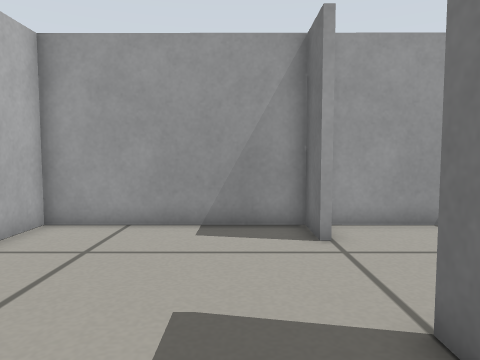
View 1 (above)

19 first-person views from a walk through a robot-simulator world made for Gazebo. The camera is 0.37 m above the floor, tilts 4° down and sees 70° across. The floor is counted in squares, 0.2 m on a side. Each view is taken from the middle of a square. On the plan, view 1 faces up. The plan holds only what a view shows up to about 17 squares ahead; the rest is blank.

View 2
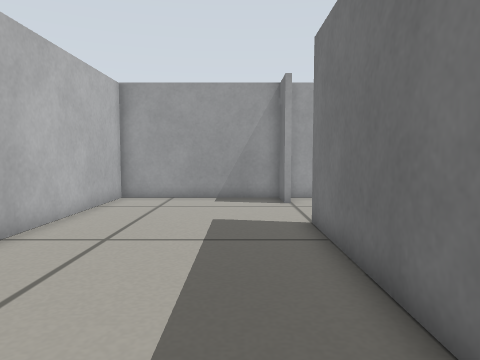

View 3
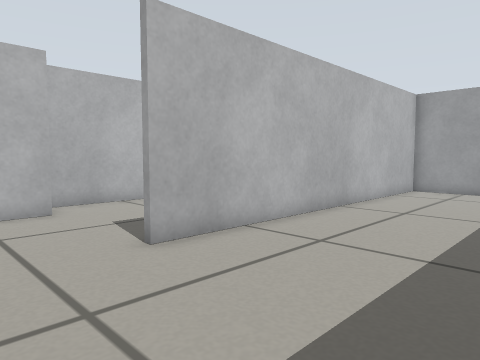

View 4
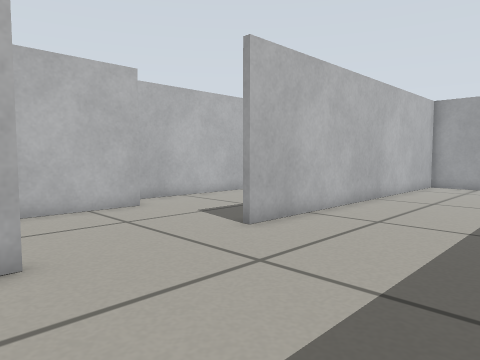

View 5
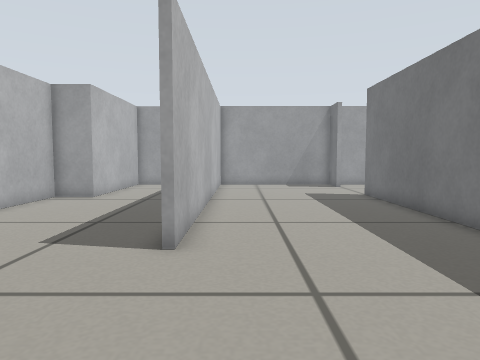

View 6
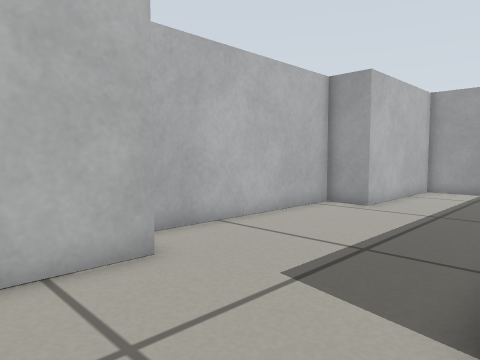

View 7
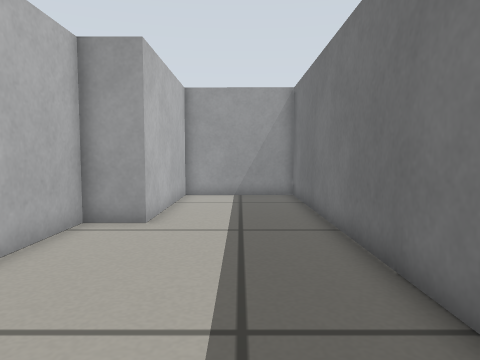

View 8
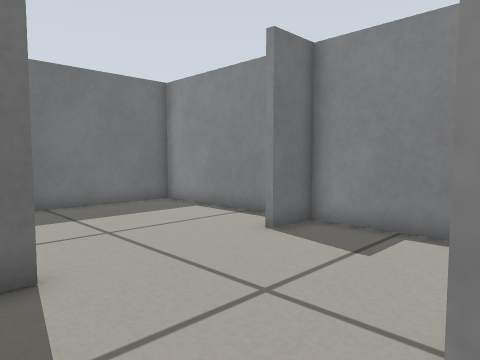

View 9
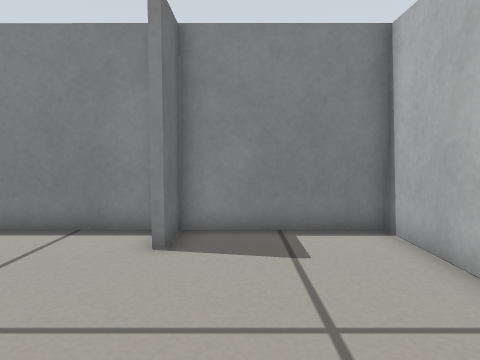

View 10
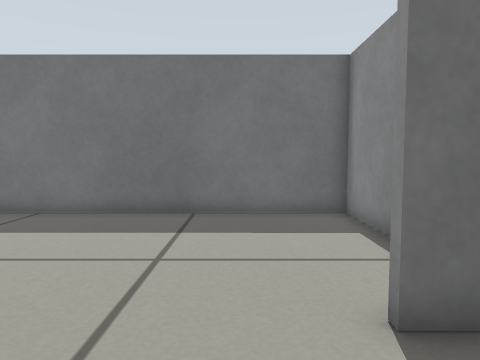

View 11
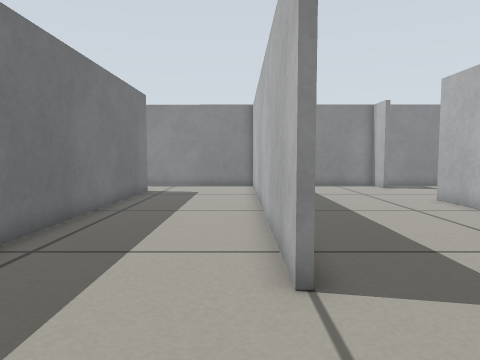

View 12
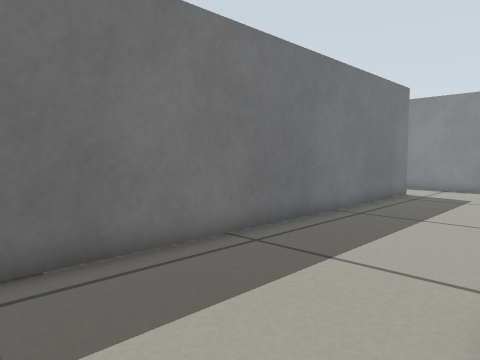

View 13
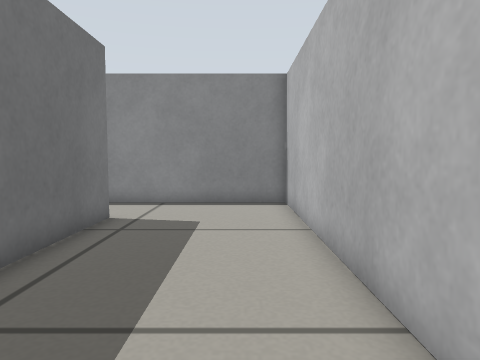

View 14
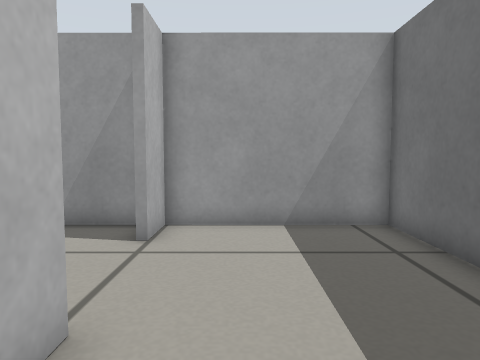

View 15
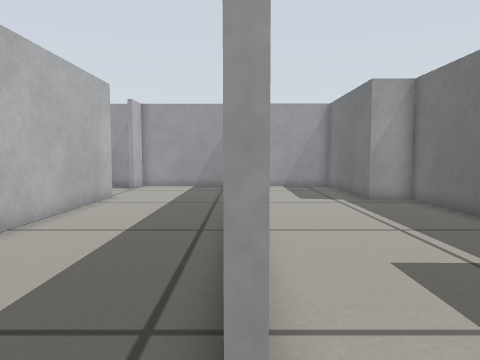

View 16
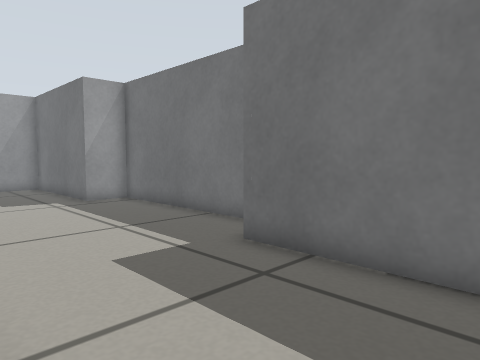

View 17
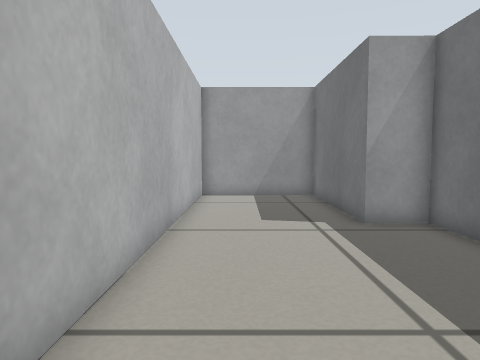

View 18
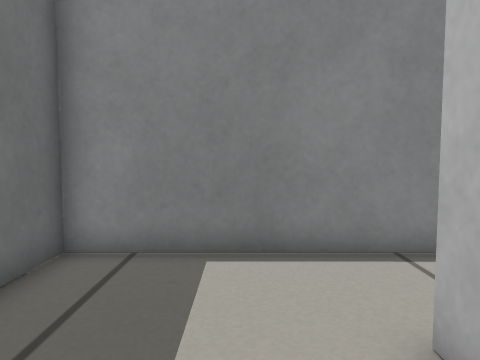

View 19
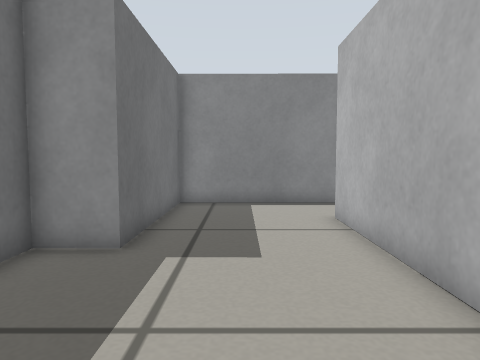

### Floor plan
Points are (right, up) in squares from view 1. A wall is a line through its corners. A room is listed if a view was taken in it or the views show most of it. See-through windows are left out.
Room 1 (views 1, 2, 3, 4, 5, 6)
walls: (-4.9, -13.4) (2, -13.4); (1.7, 7.3) (1.8, 9.1) (-5.2, 9.1) (-5.3, -6.4); (1.9, -13.5) (2, 3.5)
ways out: opening at (-5, -9) to room 2; opening at (2, 5.5) to room 3
Room 2 (views 7, 8, 9, 10)
walls: (-5.5, -3.6) (-5.5, 9.1) (-10.6, 9.1) (-10.6, 2.3) (-12.3, 2.3) (-12.4, -6.3); (-5.5, -6.4) (-5.5, -5.9); (-10.6, -6.6) (-10.6, -13.4) (-5.5, -13.4) (-5.5, -11.6)
ways out: opening at (-5, -9) to room 1
Room 3 (views 11, 12, 13, 14, 15, 16)
walls: (2.2, 3.5) (2.2, -13.5); (7.9, -10.2) (8, 9) (2, 9.1) (2, 7.3); (2, -13.4) (8.5, -13.5)
ways out: opening at (2, 5.5) to room 1; opening at (8, -12) to room 4
Room 4 (views 17, 18, 19)
walls: (8.5, -13.5) (13.4, -13.5) (13.4, -6.7) (15.1, -6.7) (15.2, 2.3) (13.4, 2.3) (13.4, 9) (8.2, 9) (8.2, -10.2)
ways out: opening at (8, -12) to room 3

Where each view was taken, in squares from view 1:
view 1: 0 up, 0 right, facing up
view 2: 6 down, 0 right, facing up
view 3: 10 down, 1 right, facing up-left
view 4: 13 down, 1 right, facing up-left
view 5: 13 down, 4 left, facing up
view 6: 10 down, 5 left, facing up-left
view 7: 7 down, 8 left, facing up
view 8: 5 down, 11 left, facing down-right
view 9: 5 down, 7 left, facing down
view 10: 10 down, 9 left, facing right
view 11: 8 up, 3 right, facing down
view 12: 7 up, 2 right, facing down-right
view 13: 0 up, 4 right, facing down
view 14: 0 up, 4 right, facing up
view 15: 12 down, 8 right, facing up
view 16: 12 down, 8 right, facing up-right
view 17: 7 down, 10 right, facing up
view 18: 7 down, 10 right, facing down
view 19: 0 up, 11 right, facing down
